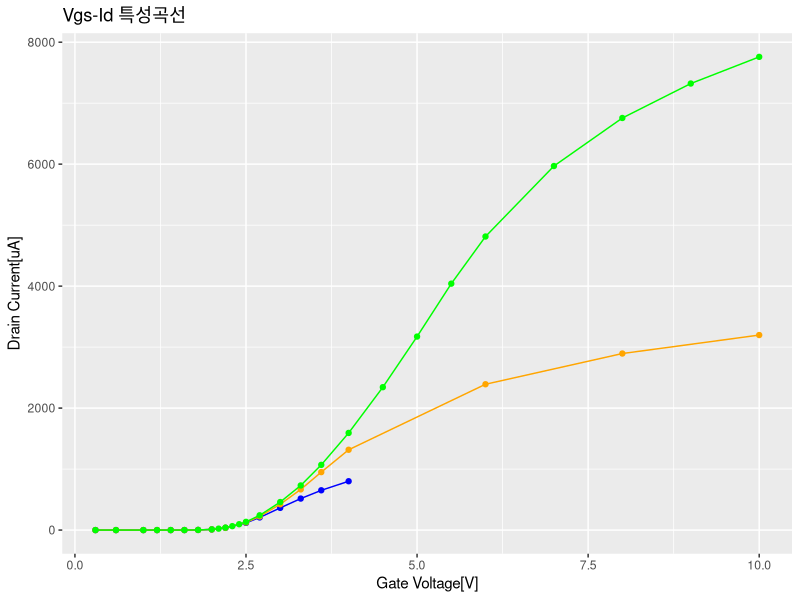

The R source for this figure: (Note: this script raises an error after producing the figure.)
library(tidyverse)

MOS_current <- function(Vgs,Vds,mu,Vth){
  mu*ifelse(Vgs<Vth,0,ifelse(Vgs-Vth>Vds,(Vgs-Vth)*Vds-0.5*Vds^2,0.5*(Vgs-Vth)^2))
}

NMOS_Gate <- read_csv("electronics_week5_NMOS01.csv",col_names=T)
NMOS_Gate <- NMOS_Gate %>%
  select(Vgs,Vds,Id) %>%
  filter(!is.na(Vgs)) %>%
  mutate(nomVds=1)

NMOS_Gate$nomVds<-c(rep(1,15),rep(2,18),rep(3,26))

NMOS_Gate %>% print(n=Inf)

NMOSparam01 <- optim(c(1000,1),function(x){
  sum((MOS_current(NMOS_Gate$Vgs,NMOS_Gate$Vds,x[[1]],x[[2]]) - NMOS_Gate$Id)^2)
})

draw_function <- function(nomin){
  Vds_interpol <- filter(NMOS_Gate,nomVds==nomin)
  Vds_interpol_fun <- approxfun(Vds_interpol$Vgs,Vds_interpol$Vds)
  return(function(val) MOS_current(val,Vds_interpol_fun(val),NMOSparam01$par[[1]],NMOSparam01$par[[2]]))
}

ggplot(mapping=aes(Vgs,Id))+
  geom_point(data=filter(NMOS_Gate,nomVds==1),color="blue")+
  geom_path(data=filter(NMOS_Gate,nomVds==1),color="blue")+
  #geom_smooth(data=filter(NMOS_Gate,nomVds==3,Vgs<6,Vgs>4),method="lm",se=F)+
  #stat_function(data=filter(NMOS_Gate,nomVds==1),
  #              fun = draw_function(1),color="blue")+
  geom_point(data=filter(NMOS_Gate,nomVds==2),color="orange")+
  geom_path(data=filter(NMOS_Gate,nomVds==2),color="orange")+
  #stat_function(data=filter(NMOS_Gate,nomVds==2),
  #              fun = draw_function(2),color="orange")+
  geom_point(data=filter(NMOS_Gate,nomVds==3),color="green")+
  geom_path(data=filter(NMOS_Gate,nomVds==3),color="green")+
  #stat_function(data=filter(NMOS_Gate,nomVds==3),
  #              fun = draw_function(3),color="green")+
  labs(x="Gate Voltage[V]",y="Drain Current[uA]",title=element_text("Vgs-Id 특성곡선"))

filter(NMOS_Gate,nomVds==3,Vgs<6,Vgs>4) %>% lm(Id~Vgs,data=.)

MOS_current_modul <- function(Vgs,Vds,mu,Vth,lambda){
  mu*ifelse(Vgs<Vth,0,ifelse(Vgs-Vth>Vds,(Vgs-Vth)*Vds-0.5*Vds^2,0.5*(Vgs-Vth)^2*(1+lambda*Vds)))
}

NMOSparam <- optim(c(1),function(x){
  sum((MOS_current(NMOS_Drain$Vgs,NMOS_Drain$Vds,NMOS_param$par[[1]],NMOS_param$par[[2]],x) - NMOS_Drain$Id)^2)
})

NMOS_Drain <- read_csv("electronics_week5_NMOS02.csv",col_names=T)
NMOS_Drain <- NMOS_Drain %>%
  filter(!is.na(Vgs)) %>%
  mutate(nomVds=1)

NMOS_Drain$nomVds<-c(rep(1,19),rep(2,18))

NMOS_Drain %>% print(n=Inf)

ggplot(mapping=aes(Vds,Id))+
  geom_point(data=filter(NMOS_Drain,nomVds==1),color="blue")+
  geom_path(data=filter(NMOS_Drain,nomVds==1),color="blue")+
  geom_point(data=filter(NMOS_Drain,nomVds==2),color="orange")+
  geom_path(data=filter(NMOS_Drain,nomVds==2),color="orange")+
  labs(x="Drain Voltage[V]",y="Drain Current[uA]",title=element_text("Vds-Id 특성곡선"))

NMOS_lamb01 <- filter(NMOS_Drain,Vgs==3.5,Vds>.5)
NMOS_lamb01$Id <- NMOS_lamb01$Id / NMOS_lamb01$Id[[1]]
lm(Id~Vds,data=NMOS_lamb01)
NMOS_lamb02 <- filter(NMOS_Drain,Vgs==5,Vds>1)
NMOS_lamb02$Id <- NMOS_lamb02$Id / NMOS_lamb02$Id[[1]]
lm(Id~Vds,data=NMOS_lamb02)

lm(Id~Vds,data=filter(NMOS_Drain,Vgs==3.5,Vds>.5))
lm(Id~Vds,data=filter(NMOS_Drain,Vgs==5,Vds>1))
lm(Id~Vds,data=filter(NMOS_Drain,Vgs==3.5,Vds<.2))

lm(Id~Vds,data=filter(NMOS_Drain,Vgs==5,Vds<.18))

NMOS_Back <- read_csv("electronics_week5_NMOS03.csv",col_names=T)

NMOS_Back <- NMOS_Back %>%
  filter(!is.na(Vgs)) %>%
  mutate(nomVgs=1)

NMOS_Back$nomVgs <- c(rep(1,27),rep(2,23),rep(3,23))

NMOS_Back %>% print(n=Inf)

NMOS_Back <- list(filter(NMOS_Back,nomVgs==1),
                  filter(NMOS_Back,nomVgs==2),
                  filter(NMOS_Back,nomVgs==3))

ggplot(mapping=aes(Vgs,Id))+
  geom_point(data=NMOS_Back[[1]],color="blue")+
  geom_path(data=NMOS_Back[[1]],color="blue")+
  geom_point(data=NMOS_Back[[2]],color="orange")+
  geom_path(data=NMOS_Back[[2]],color="orange")+
  geom_point(data=NMOS_Back[[3]],color="green")+
  geom_path(data=NMOS_Back[[3]],color="green")+
  labs(x="Gate Voltage[V]",y="Drain Current[uA]",title=element_text("Vgs-Id 특성곡선 (기판 전압 변화)"))
